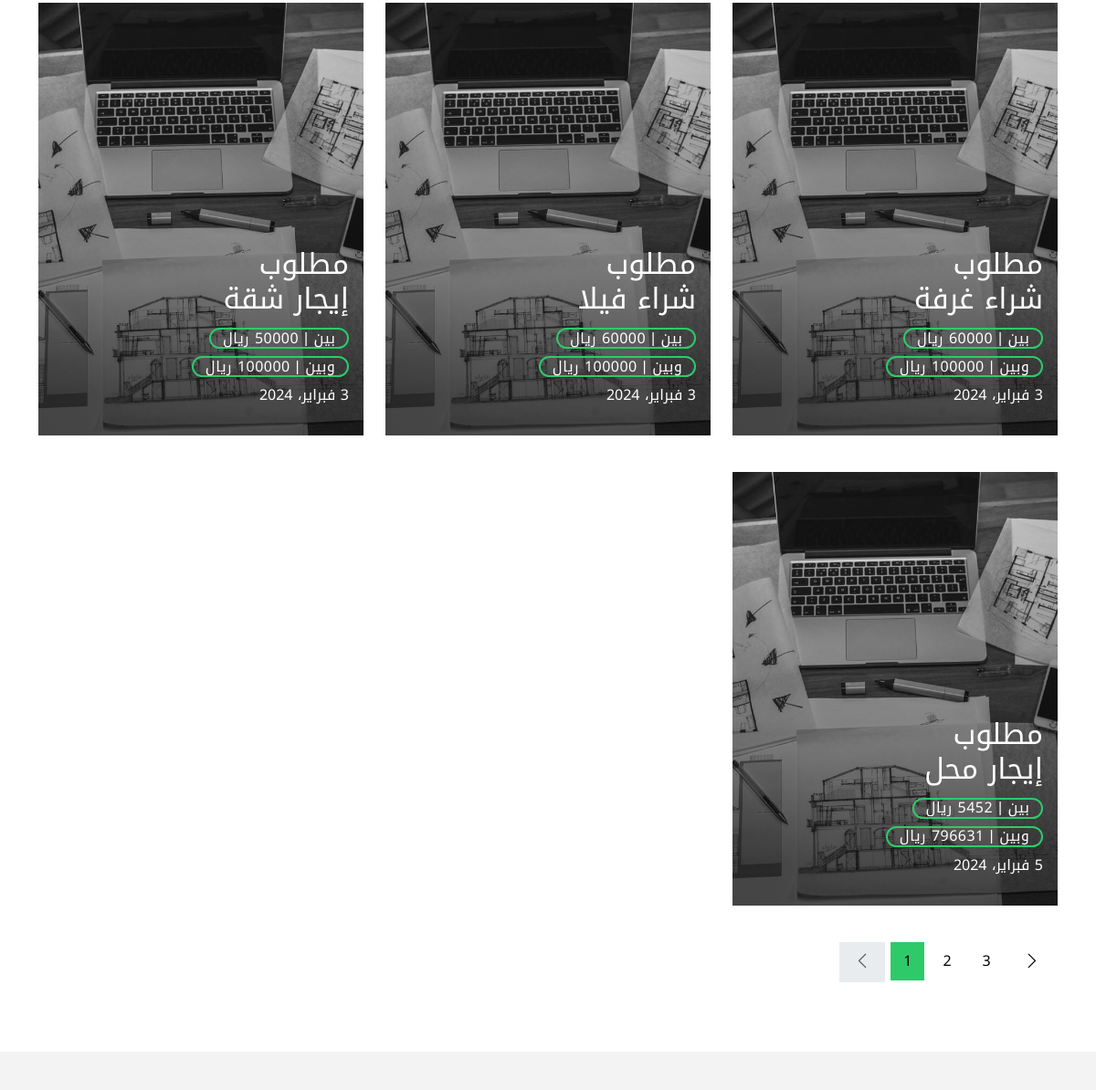
The page /order/order_grid (middle part) on the database as committed earlier.
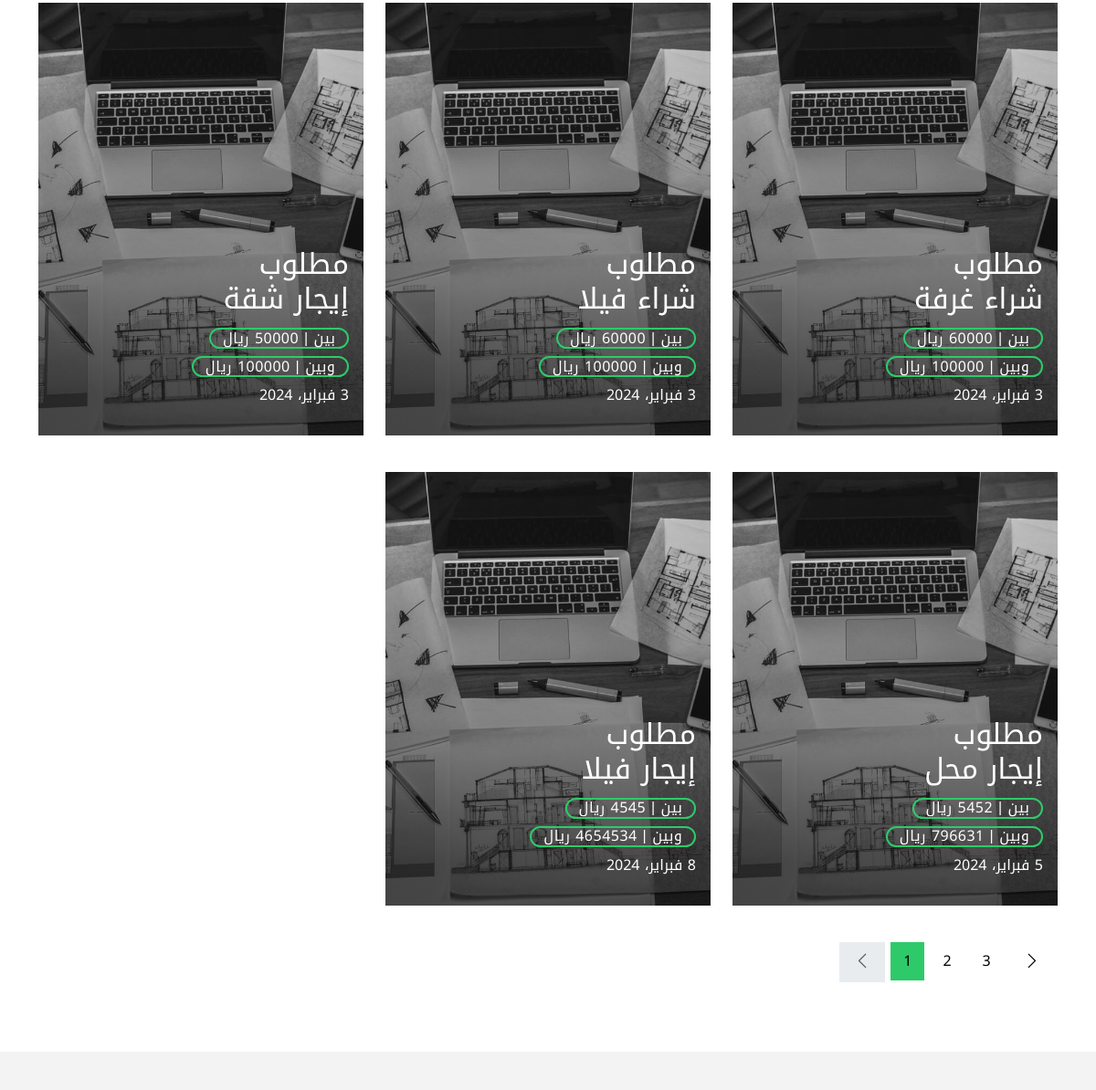
The same page on the database as committed later.
### order/models.py (models this page shows, shortened)
class Order(models.Model):
    area = models.ForeignKey(Area, on_delete=models.DO_NOTHING, null=True)
    customer = models.ForeignKey(Customer, on_delete=models.DO_NOTHING)
    title = models.CharField(max_length=100, null=True)
    order_type = models.CharField(max_length=100, null=True)
    order_date = models.DateField(default=timezone.now)
    state = models.BooleanField(default=False)
    start_price = models.IntegerField(null=True)
    end_price = models.IntegerField(null=True)
    room_number = models.IntegerField(null=True)
    floor = models.CharField(max_length=100, null=True)
    location = models.CharField(max_length=150, null=True)
    details = models.TextField(null=True)
    build_year = models.CharField(max_length=100, null=True)
    bathrooms = models.CharField(max_length=100, null=True)
    hall_room = models.CharField(max_length=100, null=True)
    floor_room = models.CharField(max_length=100, null=True)
    street_number = models.CharField(max_length=100, null=True)
    housetype = models.CharField(max_length=100, null=True)
    space = models.IntegerField(null=True)
    basement = models.BooleanField(default=False)
    pool = models.BooleanField(default=False)
    kitchen = models.BooleanField(default=False)
    furnished = models.BooleanField(default=False)
    elevator = models.BooleanField(default=False)
    appendix = models.BooleanField(default=False)
    roof = models.BooleanField(default=False)
    modern = models.BooleanField(default=False)

### order/views.py (the view)
# urls.py: path('order_grid', views.order_grid, name='order_grid'),
def order_grid(request):
    context = {
        'orders': Order.objects.all(),
    }
    return render(request, 'order/order_grid.html', context)

### templates/order/order_grid.html (shortened to what this page needs)
{% extends 'base.html' %}
{% load static %}
{% block content %}
  <main id="main">
    <section class="property-grid grid">
      <div class="container">
        <div class="row">
          {% for order in orders %}
          <div class="col-md-4">
            <div class="card-box-a card-shadow">
              <a href="{% url 'order_single' %}">
              <div class="img-box-a">
                <img src="{% static 'assets/img/about-1.jpg' %}" alt="" class="img-a img-fluid">
              </div>
              <div class="card-overlay">
                <div class="card-overlay-a-content">
                  <div class="card-header-a">
                    <h2 class="card-title-a">
                      مطلوب
                        <br />{{order.title}} {{order.order_type}}
                    </h2>
                  </div>
                  <div class="card-body-a">
                    <div class="price-box d-flex">
                      <span class="price-a">بين | {{order.start_price}} ريال</span>
                    </div>
                    <div class="price-box d-flex">
                      <span class="price-a">وبين | {{order.end_price}} ريال</span>
                    </div>
                    <a href="{% url 'order_single' %}" class="link-a">{{order.order_date}}
                    </a>
                  </div>
                </div>
              </div>
            </a>
            </div>
          </div>
          {% endfor %}
        </div>
        <div class="row">
          <div class="col-sm-12">
            <nav class="pagination-a">
              <ul class="pagination justify-content-end">
                <li class="page-item disabled">
                  <a class="page-link" href="#" tabindex="-1">
                    <span class="bi bi-chevron-left"></span>
                  </a>
                </li>
                <li class="page-item active">
                  <a class="page-link" href="#">1</a>
                </li>
                <li class="page-item">
                  <a class="page-link" href="#">2</a>
                </li>
                <li class="page-item">
                  <a class="page-link" href="#">3</a>
                </li>
                <li class="page-item next">
                  <a class="page-link" href="#">
                    <span class="bi bi-chevron-right"></span>
                  </a>
                </li>
              </ul>
            </nav>
          </div>
        </div>
      </div>
    </section>
  </main>
  {% endblock %}

Rows that differ between the two databases and show on the page:
added Order: title "إيجار", order_type "فيلا", start_price "4545", end_price "4654534", order_date "8 فبراير، 2024"
